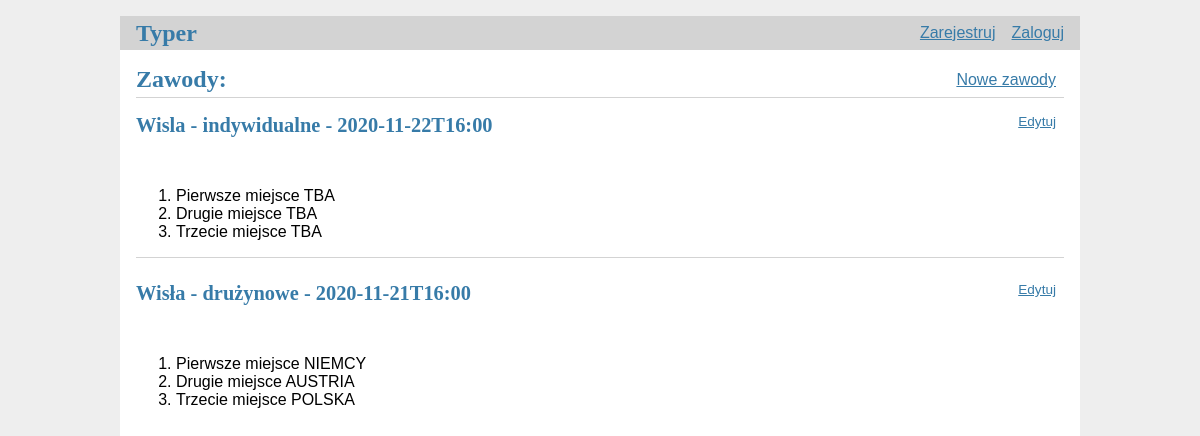
/tournaments/, run on the app's committed database.
### tables this page shows
CREATE TABLE tournaments(
    id INTEGER PRIMARY KEY AUTOINCREMENT,
    place TEXT NOT NULL,
    type TEXT NOT NULL,
    date_time DATETIME NOT NULL,
    first_place TEXT NOT NULL DEFAULT "TBA",
    second_place TEXT NOT NULL DEFAULT "TBA",
    third_place TEXT NOT NULL DEFAULT "TBA",
    status TEXT NOT NULL
);

### flaskr/tournaments.py (the view)
@bp.route('/')
def tournaments():
    db = get_db()
    tournaments = db.execute(
        'SELECT id, place, type, date_time, first_place, second_place, third_place'
        ' FROM tournaments ORDER BY date_time DESC'
    ).fetchall()
    return render_template("tournaments/tournaments.html", tournaments=tournaments)

### flaskr/auth.py (called while the page is built)
@bp.before_app_request
def load_logged_in_user():
    user_id = session.get('user_id')
    if user_id is None:
        g.user = None
    else:
        g.user = get_db().execute(
            'SELECT * FROM user WHERE id = ?', (user_id,)
        ).fetchone()

### flaskr/db.py (called while the page is built)
def get_db():
    if 'db' not in g:
        g.db = sqlite3.connect(
            current_app.config['DATABASE'],
            detect_types=sqlite3.PARSE_DECLTYPES
        )
        g.db.row_factory = sqlite3.Row
    return g.db

### flaskr/templates/tournaments/tournaments.html
{% extends 'base.html' %}
{% block header %}
    <h1>{% block title %}Zawody:{% endblock %}</h1>
    <a class="action" href="{{ url_for('tournaments.create') }}">Nowe zawody</a>
{% endblock %}
{% block content %}
    {% for post in tournaments %}
        <article class="post">
            <header>
                <div>
                    <h1>{{ post['place'] }} - {{ post['type'] }} - {{ post['date_time'] }}</h1>
                </div>
                <a class="action" href="{{ url_for('tournaments.update', id=post['id'])  }}">Edytuj</a>
            </header>
            <p class="body">
                <ol>
                    <li>Pierwsze miejsce {{ post['first_place'] }}</li>
                    <li>Drugie miejsce {{ post['second_place'] }}</li>
                    <li>Trzecie miejsce {{ post['third_place'] }}</li>
                </ol>
            </p>
        </article>
        {% if not loop.last %}
        <hr>
        {% endif %}
    {% endfor %}
{% endblock %}

### flaskr/static/style.css (style rules this page uses)
h1 { font-family: serif; color: #377ba8; margin: 1rem 0; }
a { color: #377ba8; }
hr { border: none; border-top: 1px solid lightgray; }
nav ul li a, nav ul li span, header .action { display: block; padding: 0.5rem; }
.content > header h1 { flex: auto; margin: 1rem 0 0.25rem 0; }
.post > header { display: flex; align-items: flex-end; font-size: 0.85em; }
.post > header > div:first-of-type { flex: auto; }
.post > header h1 { font-size: 1.5em; margin-bottom: 0; }
.post .body { white-space: pre-line; }

### data on the page
tournaments: place "Wisla", type "indywidualne", date_time "2020-11-22T16:00", first_place "TBA", second_place "TBA", third_place "TBA"
tournaments: place "Wisła", type "drużynowe", date_time "2020-11-21T16:00", first_place "NIEMCY", second_place "AUSTRIA", third_place "POLSKA"
